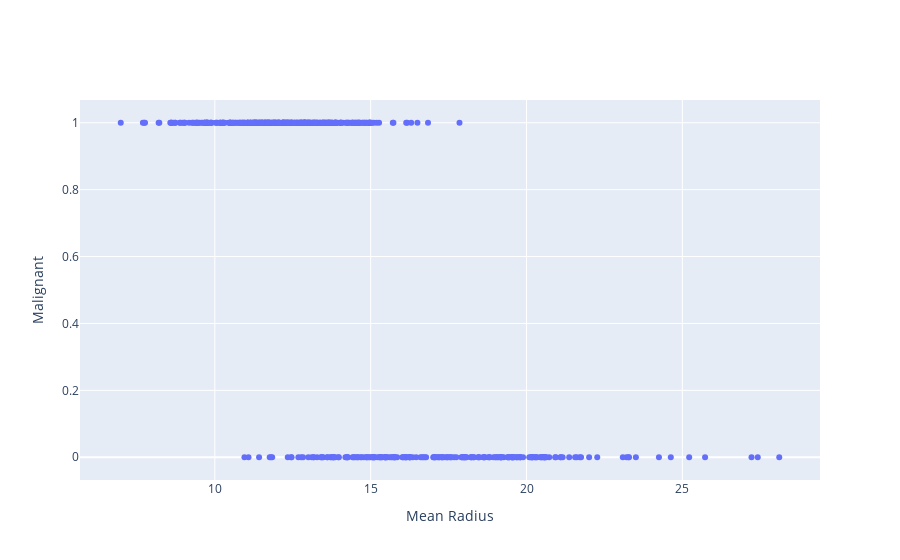

The notebook cell this image was saved under:
### Code cell
points = go.Scatter(x=cancer_df['mean radius'], y = 1.*cancer_df['Malignant'], mode="markers")
layout = dict(xaxis=dict(title="Mean Radius"),yaxis=dict(title="Malignant"))
py.iplot(go.Figure(data=[points], layout=layout))

### Figure 1 — Plotly figure (JSON) as saved in the notebook; plotly's stock layout.template omitted (floating-point values rounded to 4 significant figures; data arrays with more than 128 entries replaced by an {"elided": "..."} marker saying what was removed)
{"data": [{"mode": "markers", "type": "scatter", "x": {"elided": "569 float values"}, "y": {"elided": "569 int values"}}], "layout": {"xaxis": {"title": {"text": "Mean Radius"}}, "yaxis": {"title": {"text": "Malignant"}}}}
